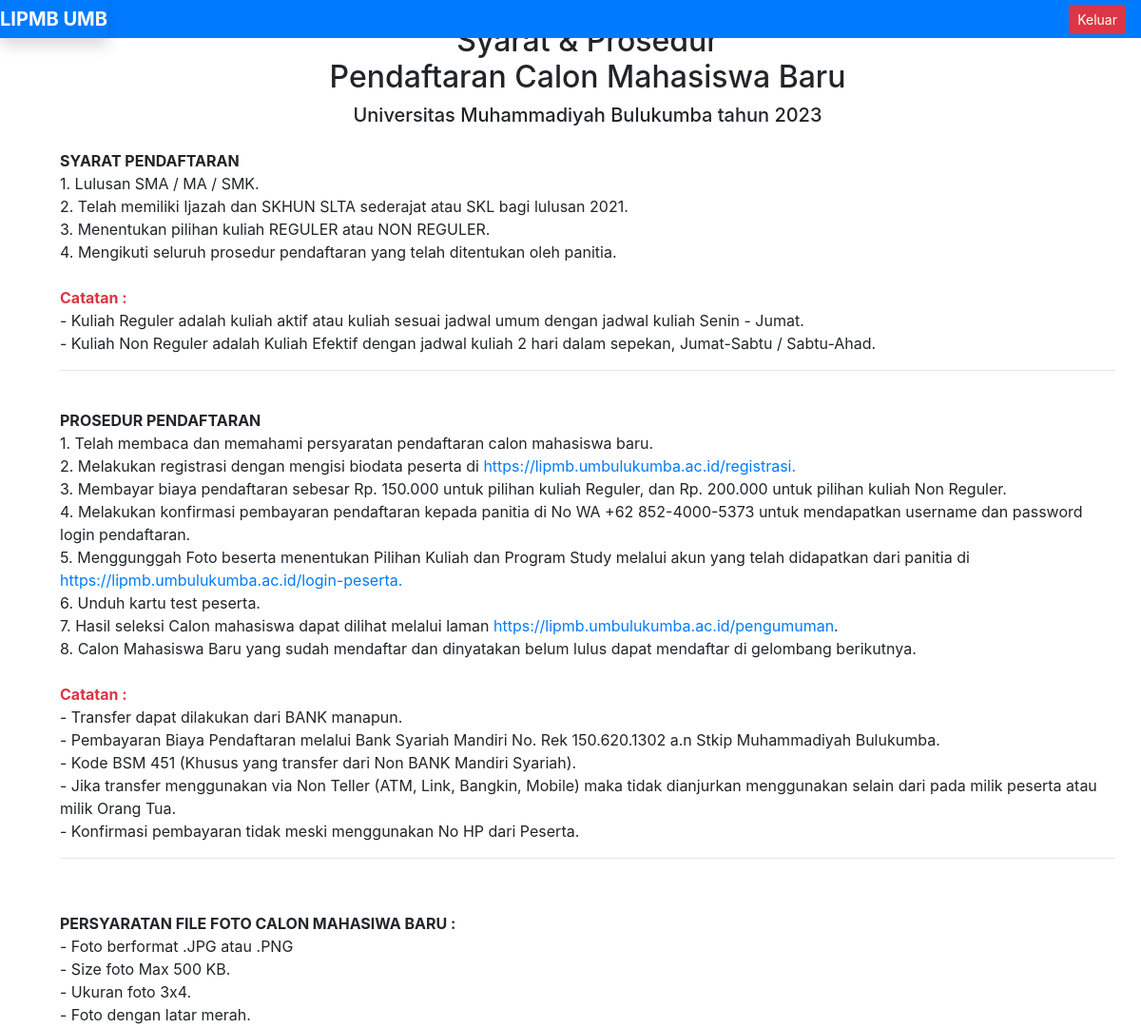
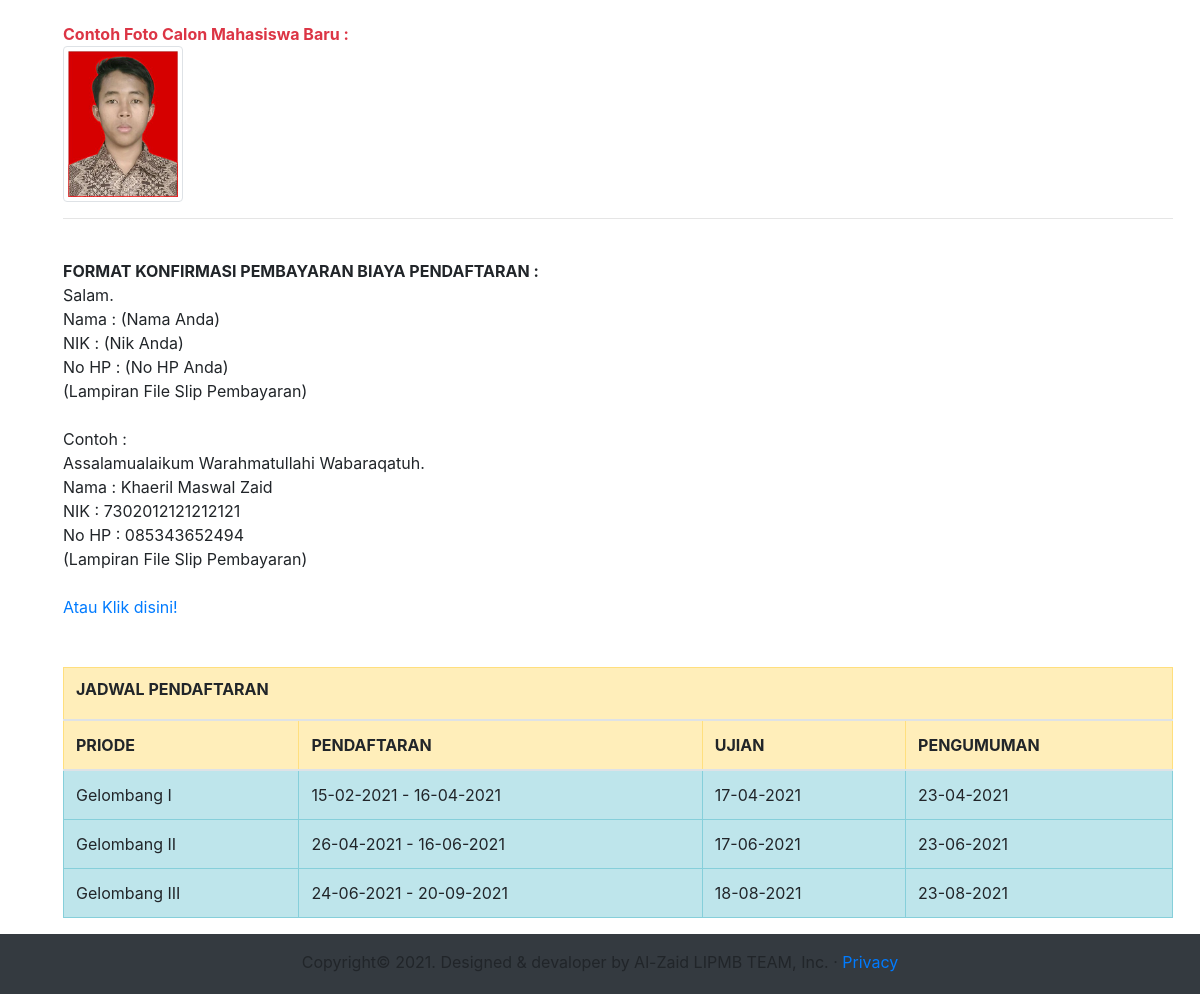
The page /informasi-pendaftaran/index.php on the database its author committed (2 pictures, top to bottom).
### tables this page shows
CREATE TABLE `konfigurasi_web_b` (
  `id` int(11) NOT NULL,
  `awal_gel_1` varchar(25) NOT NULL,
  `waktu_awal_gel_1` varchar(15) NOT NULL,
  `akhir_gel_1` varchar(25) NOT NULL,
  `waktu_akhir_gel_1` varchar(14) NOT NULL,
  `test_gel_1` varchar(25) NOT NULL,
  `waktu_test_gel_1` varchar(14) NOT NULL,
  `pengu_gel_1` varchar(25) NOT NULL,
  `waktu_pengu_gel_1` varchar(15) NOT NULL,
  `awal_gel_2` varchar(25) NOT NULL,
  `waktu_awal_gel_2` varchar(15) NOT NULL,
  `akhir_gel_2` varchar(25) NOT NULL,
  `waktu_akhir_gel_2` varchar(15) NOT NULL,
  `test_gel_2` varchar(25) NOT NULL,
  `waktu_test_gel_2` varchar(15) NOT NULL,
  `pengu_gel_2` varchar(25) NOT NULL,
  `waktu_pengu_gel_2` varchar(15) NOT NULL,
  `awal_gel_3` varchar(25) NOT NULL,
  `waktu_awal_gel_3` varchar(15) NOT NULL,
  `akhir_gel_3` varchar(25) NOT NULL,
  `waktu_akhir_gel_3` varchar(15) NOT NULL,
  `test_gel_3` varchar(25) NOT NULL,
  `waktu_test_gel_3` varchar(15) NOT NULL,
  `pengu_gel_3` varchar(25) NOT NULL,
  `waktu_pengu_gel_3` varchar(15) NOT NULL,
  `edited` varchar(50) NOT NULL
);

### informasi-pendaftaran/index.php (called while the page is built, shortened)
<?php
include '../plugins/configurasi/query-for-user.php';
include '../plugins/struktur-html/head/headAll.php';
include '../plugins/struktur-html/head/navbar-fitur.php';
include '../plugins/struktur-html/body/informasi-pendaftaran/kop.php';
include '../plugins/struktur-html/body/informasi-pendaftaran/spp.php';
include '../plugins/struktur-html/foot/footerAll.php';
include '../plugins/struktur-html/foot/scriptFoot.php';

### plugins/configurasi/function.php (called while the page is built, shortened)
<?php
$conn = mysqli_connect("localhost", "root", "", "u5363348_sim_lipmb_2021");
function dcmb($ambil)
{
	global $conn;
	$result = mysqli_query($conn, $ambil);
	$rows = [];
	while ($row = mysqli_fetch_assoc($result)) {
		$rows[] = $row;
	}
	return $rows;
}

### plugins/configurasi/query-for-user.php (called while the page is built, shortened)
<?php
require 'function.php';
$value = dcmb("SELECT * FROM konfigurasi_web_b")[0];
$valuespp = dcmb("SELECT * FROM konfigurasi_web_f")[0];
$exspp = explode(';', $valuespp['spp']);

### plugins/struktur-html/body/informasi-pendaftaran/spp.php (the view)
		<p class="d-inline">
			<?php
				foreach( $exspp as 	$sppd ) :
					echo $sppd,"<br>";
				endforeach;
			?>
		</p>
		<table class="table table-bordered mt-5" id="JP">
			<thead>
			<tr class="table-warning">
				<th colspan="4"><h6><b>JADWAL PENDAFTARAN</b></h6></th>
			</tr>
			<tr class="table-warning">
				<th scope="col">PRIODE</th>
				<th scope="col">PENDAFTARAN</th>
				<th scope="col">UJIAN</th>
				<th scope="col">PENGUMUMAN</th>
			</tr>
		</thead>
		<tbody>
			<tr class="table-info">
				<td scope="col">Gelombang I</td>
				<td scope="col"><?=$value["awal_gel_1"]," - ",$value["akhir_gel_1"]?></td>
				<td scope="col"><?=$value["test_gel_1"]?></td>
				<td scope="col"><?=$value["pengu_gel_1"]?></td>
			</tr>
			<tr class="table-info">
				<td scope="col">Gelombang II</td>
				<td scope="col"><?=$value["awal_gel_2"]," - ",$value["akhir_gel_2"]?></td>
				<td scope="col"><?=$value["test_gel_2"]?></td>
				<td scope="col"><?=$value["pengu_gel_2"]?></td>
			</tr>
			<tr class="table-info">
				<td scope="col">Gelombang III</td>
				<td scope="col"><?=$value["awal_gel_3"]," - ",$value["akhir_gel_3"]?></td>
				<td scope="col"><?=$value["test_gel_3"]?></td>
				<td scope="col"><?=$value["pengu_gel_3"]?></td>
			</tr>
		</tbody>
	</table>
</div>

### rows shown on the page
konfigurasi_web_b: awal_gel_1 "15-02-2021", akhir_gel_1 "16-04-2021", test_gel_1 "17-04-2021", pengu_gel_1 "23-04-2021", awal_gel_2 "26-04-2021", akhir_gel_2 "16-06-2021", test_gel_2 "17-06-2021", pengu_gel_2 "23-06-2021", awal_gel_3 "24-06-2021", akhir_gel_3 "20-09-2021", test_gel_3 "18-08-2021", pengu_gel_3 "23-08-2021"

### other values the page prints
$sppd "SYARAT PENDAFTARAN"
$sppd "1. Lulusan SMA / MA / SMK."
$sppd "2. Telah memiliki Ijazah dan SKHUN SLTA sederajat atau SKL bagi lulusan 2021."
$sppd "3. Menentukan pilihan kuliah REGULER atau NON REGULER."
$sppd "4. Mengikuti seluruh prosedur pendaftaran yang telah ditentukan oleh panitia."
$sppd "- Kuliah Reguler adalah kuliah aktif atau kuliah sesuai jadwal umum dengan jadwal kuliah Senin - Jumat."
$sppd "- Kuliah Non Reguler adalah Kuliah Efektif dengan jadwal kuliah 2 hari dalam sepekan, Jumat-Sabtu / Sabtu-Ahad."
$sppd "PROSEDUR PENDAFTARAN"
$sppd "1. Telah membaca dan memahami persyaratan pendaftaran calon mahasiswa baru."
$sppd "2. Melakukan registrasi dengan mengisi biodata peserta di https://lipmb.umbulukumba.ac.id/registrasi ."
$sppd "3. Membayar biaya pendaftaran sebesar Rp. 150.000 untuk pilihan kuliah Reguler, dan Rp. 200.000 untuk pilihan kuliah Non Reguler."
$sppd "4. Melakukan konfirmasi pembayaran pendaftaran kepada panitia di No WA +62 852-4000-5373 untuk mendapatkan username dan password login pendaftaran."
$sppd "5. Menggunggah Foto beserta menentukan Pilihan Kuliah dan Program Study melalui akun yang telah didapatkan dari panitia di https://lipmb.umbulukumba.ac.id/login-peserta ."
$sppd "6. Unduh kartu test peserta."
$sppd "7. Hasil seleksi Calon mahasiswa dapat dilihat melalui laman https://lipmb.umbulukumba.ac.id/pengumuman ."
